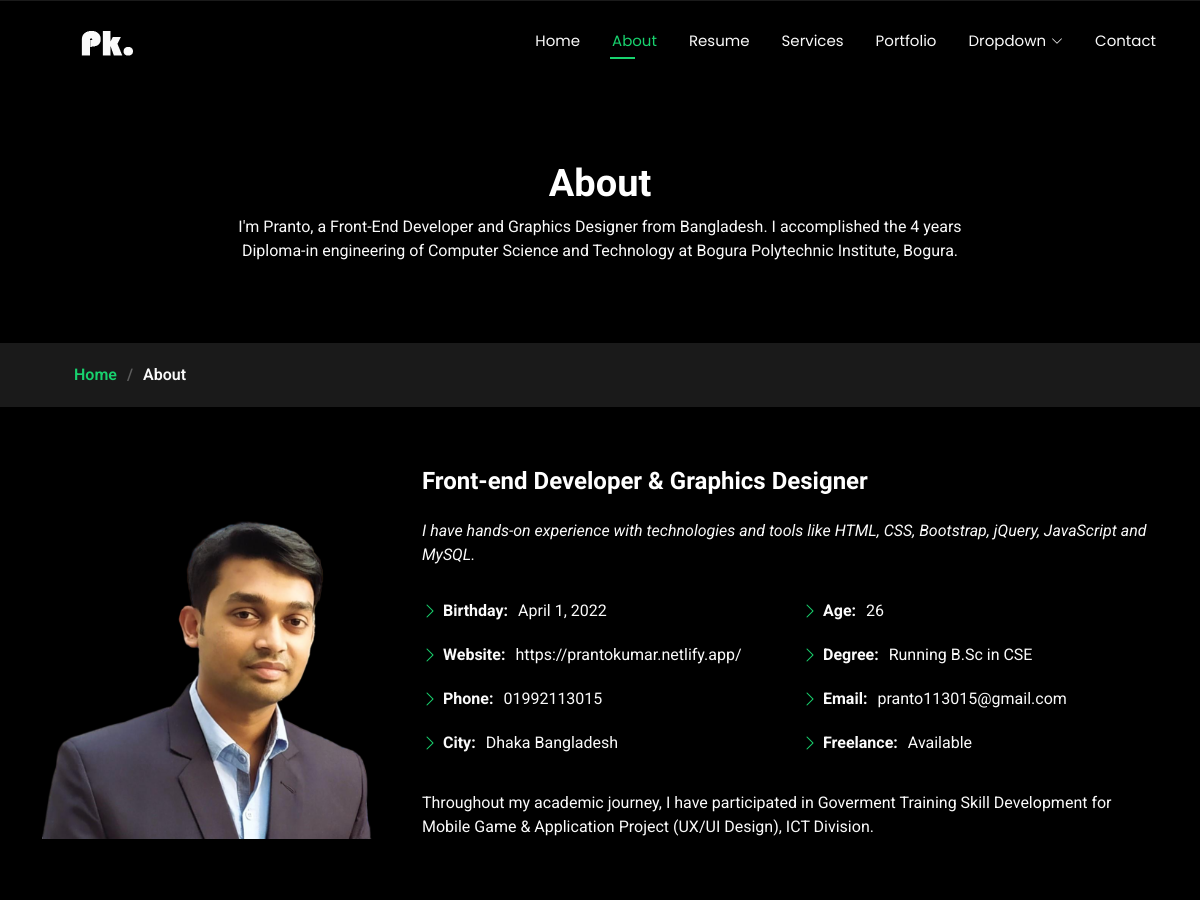
Page /about/ (upper part) on the earlier database version.
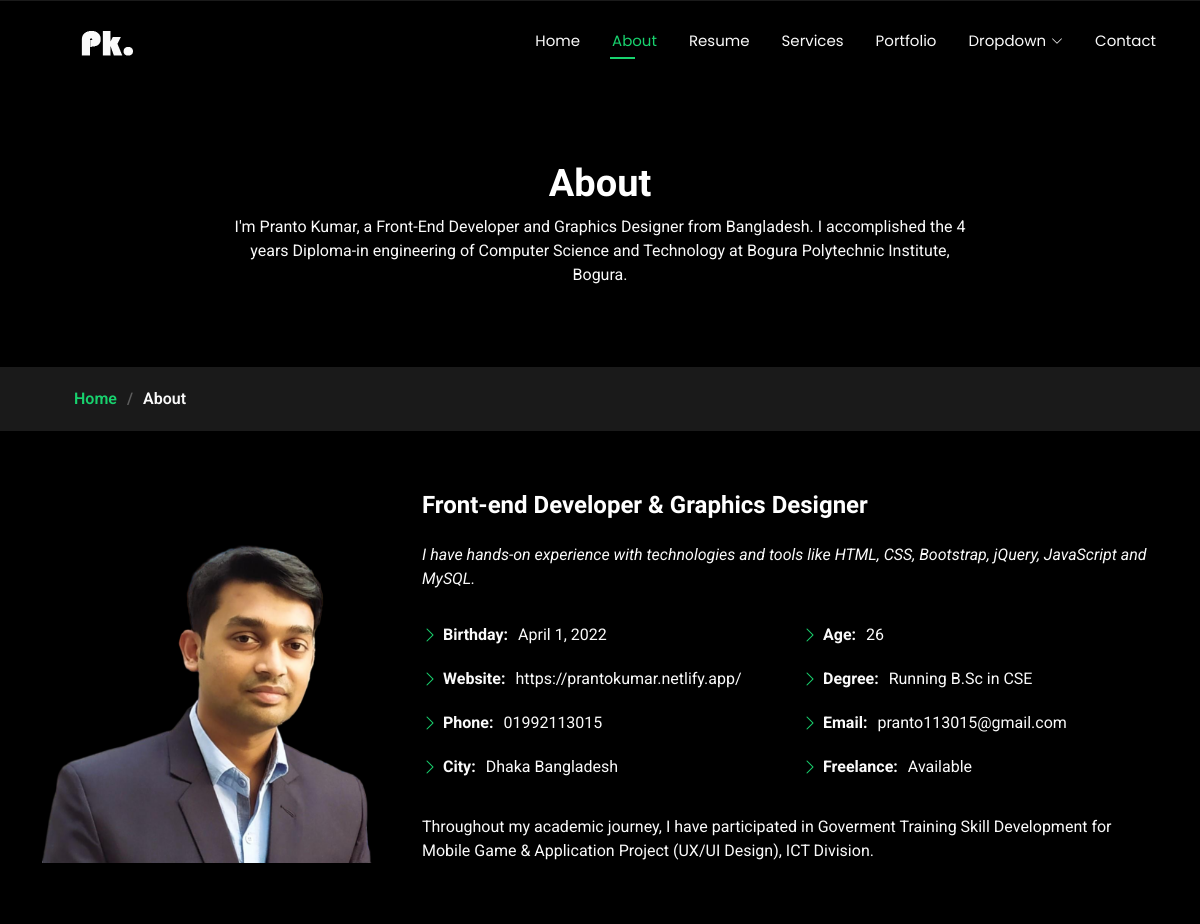
Same page on the later database version.
### store/models.py (models this page shows, shortened)
class About(models.Model):
    about_discription = models.CharField(max_length=250)
    designation = models.CharField(max_length=100)
    designation_short_discription = models.CharField(max_length=200)
    birth_date = models.DateField()
    website_link = models.URLField(max_length=300)
    phone = models.CharField(max_length=100)
    city = models.CharField(max_length=100)
    age = models.PositiveIntegerField()
    degree = models.CharField(max_length=100)
    email = models.EmailField()
    bottom_short_discription = models.CharField(max_length=200)

### store/views.py (the view)
# urls.py: path('about/', about, name='about'),
def about(request):
    about = About.objects.get()
    feature = Feature.objects.all() #interseted section function
    testimonial = Testimonial.objects.all() # testimonial section function
    return render(request, 'about.html',{'about':about, 'feature':feature, 'testimonial':testimonial})

### store/templates/about.html (shortened to what this page needs)
<!DOCTYPE html>
<html lang="en">
<head>
  {% load static %}
  <link href="{% static 'assets/vendor/bootstrap/css/bootstrap.min.css' %}" rel="stylesheet">
  <link href="{% static 'assets/vendor/bootstrap-icons/bootstrap-icons.css' %}" rel="stylesheet">
  <link href="{% static 'assets/vendor/aos/aos.css' %}" rel="stylesheet">
  <link href="{% static 'assets/vendor/swiper/swiper-bundle.min.css' %}" rel="stylesheet">
  <link href="{% static 'assets/vendor/glightbox/css/glightbox.min.css' %}" rel="stylesheet">
  <link href="{% static 'assets/css/main.css' %}" rel="stylesheet">
</head>
<body class="about-page">
  <header id="header" class="header d-flex align-items-center fixed-top">
    <div class="container-fluid container-xl position-relative d-flex align-items-center justify-content-between">
      <a href="{% url 'index' %}" class="logo d-flex align-items-center">
        <h1 class="sitename"><img src="{% static './assets/img/pk-logo.png' %}" alt="logo"></h1>
      </a>
      <nav id="navmenu" class="navmenu">
        <ul>
          <li><a href="{% url 'index' %}">Home</a></li>
          <li><a href="{% url 'about' %}" class="active">About</a></li>
          <li><a href="{% url 'resume' %}">Resume</a></li>
          <li><a href="{% url 'services' %}">Services</a></li>
          <li><a href="{% url 'portfolio' %}">Portfolio</a></li>
          <li class="dropdown"><a href="#"><span>Dropdown</span> <i class="bi bi-chevron-down toggle-dropdown"></i></a>
          </li>
          <li><a href="{% url 'contact' %}">Contact</a></li>
        </ul>
      </nav>
    </div>
  </header>
  <main class="main">
    <div class="page-title" data-aos="fade">
      <div class="heading">
        <div class="container">
          <div class="row d-flex justify-content-center text-center">
            <div class="col-lg-8">
              <h1>About</h1>
              <p class="mb-0">{{ about.about_discription }}</p>
            </div>
          </div>
        </div>
      </div>
      <nav class="breadcrumbs">
        <div class="container">
          <ol>
            <li><a href="{% url 'index' %}">Home</a></li>
            <li class="current">About</li>
          </ol>
        </div>
      </nav>
    </div>
    <section id="about" class="about section">
      <div class="container" data-aos="fade-up" data-aos-delay="100">
        <div class="row gy-4 justify-content-center">
          <div class="col-lg-4">
            <img src="{% static 'assets/img/profile.png' %}" class="img-fluid" alt="pofile image">
          </div>
          <div class="col-lg-8 content">
            <h2>{{ about.designation }}</h2>
            <p class="fst-italic py-3">{{ about.designation_short_discription }}</p>
            <div class="row">
              <div class="col-lg-6">
                <ul>
                  <li><i class="bi bi-chevron-right"></i> <strong>Birthday:</strong> <span>{{ about.birth_date }}</span>
                  </li>
                  <li><i class="bi bi-chevron-right"></i> <strong>Website:</strong> <span>{{ about.website_link }}</span></li>
                  <li><i class="bi bi-chevron-right"></i> <strong>Phone:</strong> <span>{{ about.phone }}</span></li>
                  <li><i class="bi bi-chevron-right"></i> <strong>City:</strong> <span>{{ about.city }}</span></li>
                </ul>
              </div>
              <div class="col-lg-6">
                <ul>
                  <li><i class="bi bi-chevron-right"></i> <strong>Age:</strong> <span>{{ about.age }}</span></li>
                  <li><i class="bi bi-chevron-right"></i> <strong>Degree:</strong> <span>{{ about.degree }}</span></li>
                  <li><i class="bi bi-chevron-right"></i> <strong>Email:</strong> <span>{{ about.email }}</span></li>
                  <li><i class="bi bi-chevron-right"></i> <strong>Freelance:</strong> <span>Available</span></li>
                </ul>
              </div>
            </div>
            <p class="py-3">
              {{ about.bottom_short_discription }}
            </p>
          </div>
        </div>
      </div>
    </section>
  </main>
</body>
</html>

### store/static/assets/css/main.css (style rules this page uses)
:root { --default-font: "Roboto", system-ui, -apple-system, "Segoe UI", Roboto, "Helvetica Neue", Arial, "Noto Sans", "Liberation Sans", sans-serif, "Apple Color Emoji", "Segoe UI Emoji", "Segoe UI Symbol", "Noto Color Emoji"; --heading-font: "Raleway", sans-serif; --nav-font: "Poppins", sans-serif; }
:root { --background-color: #000000; --default-color: #fafafa; --heading-color: #ffffff; --accent-color: #18d26e; --surface-color: #1a1a1a; --contrast-color: #000000; }
:root { --nav-color: #fafafa; --nav-hover-color: #18d26e; --nav-mobile-background-color: #1a1a1a; --nav-dropdown-background-color: #1a1a1a; --nav-dropdown-color: #fafafa; --nav-dropdown-hover-color: #18d26e; }
:root { scroll-behavior: smooth; }
body { color: var(--default-color); background-color: var(--background-color); font-family: var(--default-font); }
a { color: var(--accent-color); text-decoration: none; transition: 0.3s; }
h1, h2, h3, h4, h5, h6 { color: var(--heading-color); font-family: var(--heading-font); }
.header { --background-color: rgba(0, 0, 0, 0); color: var(--default-color); background-color: var(--background-color); padding: 15px 0; transition: all 0.5s; z-index: 997; }
.header .logo { line-height: 1; }
.header .logo img { max-height: 32px; margin-right: 8px; }
.header .logo h1 { font-size: 30px; margin: 0; font-weight: 700; color: var(--heading-color); }
@media (min-width: 1200px) { .navmenu { padding: 0; } }
@media (min-width: 1200px) { .navmenu ul { margin: 0; padding: 0; display: flex; list-style: none; align-items: center; } }
@media (min-width: 1200px) { .navmenu li { position: relative; } }
@media (min-width: 1200px) { .navmenu>ul>li { white-space: nowrap; padding: 15px 14px; } }
@media (min-width: 1200px) { .navmenu>ul>li:last-child { padding-right: 0; } }
@media (min-width: 1200px) { .navmenu a, .navmenu a:focus { color: var(--nav-color); font-size: 15px; padding: 0 2px; font-family: var(--nav-font); font-weight: 400; display: flex; align-items: center; justify-content: space-between; white-space: nowrap; transition: 0.3s; position: relative; } }
@media (min-width: 1200px) { .navmenu a i, .navmenu a:focus i { font-size: 12px; line-height: 0; margin-left: 5px; transition: 0.3s; } }
@media (min-width: 1200px) { .navmenu>ul>li>a:before { content: ""; position: absolute; height: 2px; bottom: -6px; left: 0; background-color: var(--nav-hover-color); visibility: hidden; width: 0px; transition: all 0.3s ease-in-out 0s; } }
@media (min-width: 1200px) { .navmenu a:hover:before, .navmenu li:hover>a:before, .navmenu .active:before { visibility: visible; width: 25px; } }
@media (min-width: 1200px) { .navmenu li:hover>a, .navmenu .active, .navmenu .active:focus { color: var(--nav-hover-color); } }
.page-title { color: var(--default-color); background-color: var(--background-color); position: relative; }
.page-title .heading { padding: 160px 0 80px 0; border-top: 1px solid color-mix(in srgb, var(--default-color), transparent 90%); }
.page-title .heading h1 { font-size: 38px; font-weight: 700; }
.page-title nav { background-color: color-mix(in srgb, var(--default-color), transparent 90%); padding: 20px 0; }
.page-title nav ol { display: flex; flex-wrap: wrap; list-style: none; margin: 0; font-size: 16px; font-weight: 600; }
.page-title nav ol li+li { padding-left: 10px; }
.page-title nav ol li+li::before { content: "/"; display: inline-block; padding-right: 10px; color: color-mix(in srgb, var(--default-color), transparent 70%); }
section, .section { color: var(--default-color); background-color: var(--background-color); padding: 60px 0; scroll-margin-top: 100px; overflow: clip; }
.about .content h2 { font-weight: 700; font-size: 24px; }
.about .content ul { list-style: none; padding: 0; }
.about .content ul li { margin-bottom: 20px; display: flex; align-items: center; }
.about .content ul strong { margin-right: 10px; }
.about .content ul i { font-size: 16px; margin-right: 5px; color: var(--accent-color); line-height: 0; }

Differences in the rows shown:
changed About "Front-end Developer & Graphics Designer": about_discription "I'm Pranto, a Front-End Developer and…" → "I'm Pranto Kumar, a Front-End Developer and…"
